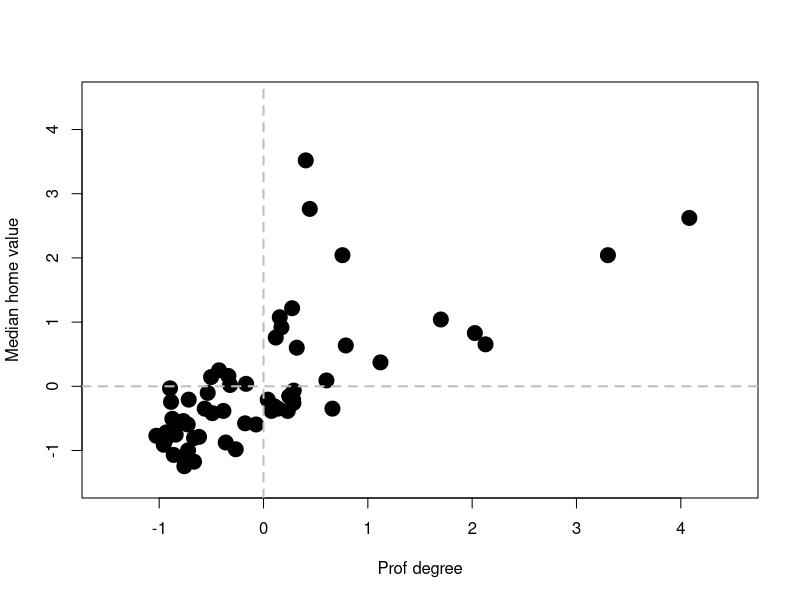
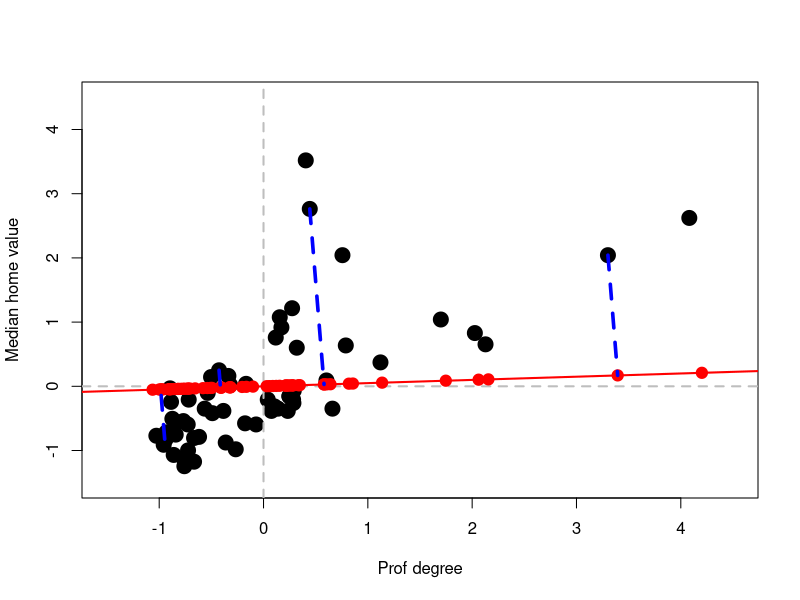
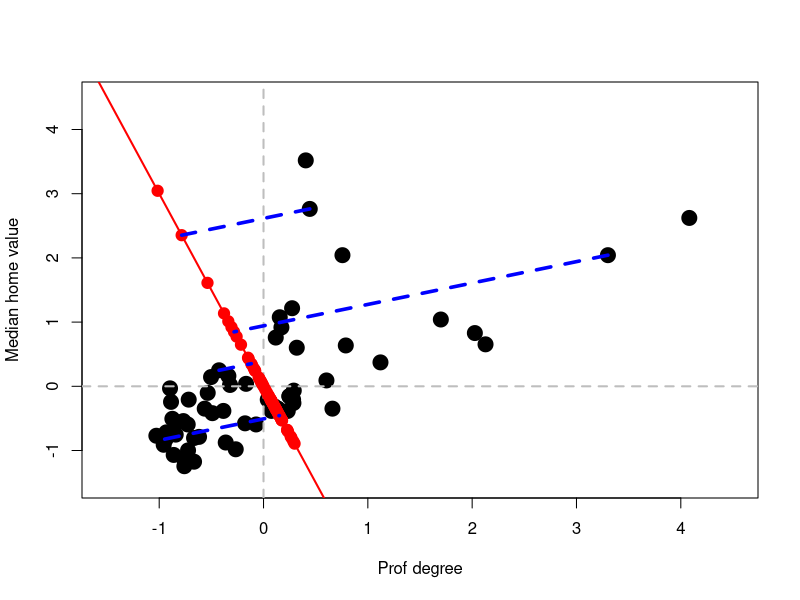
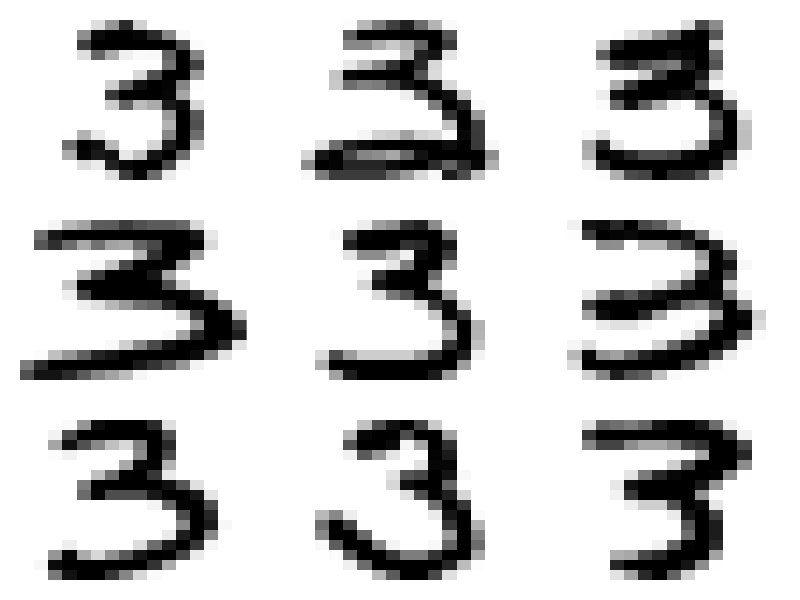
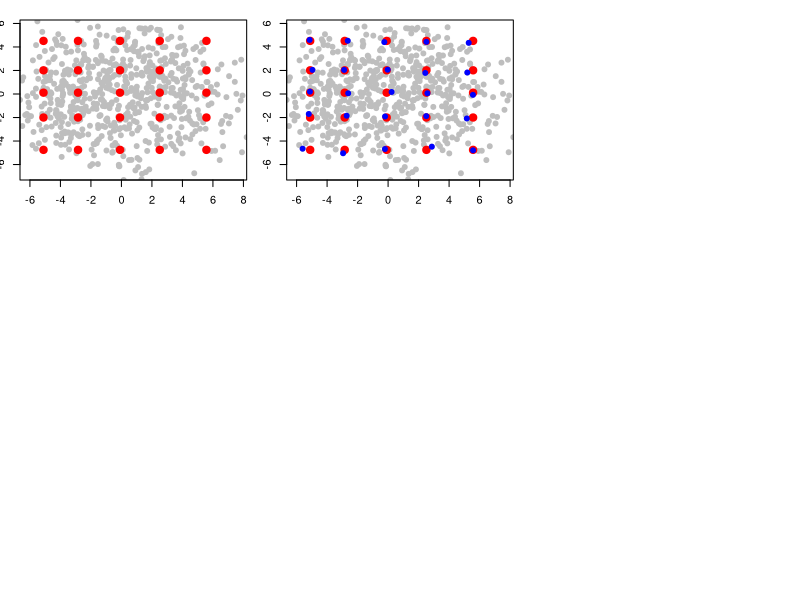
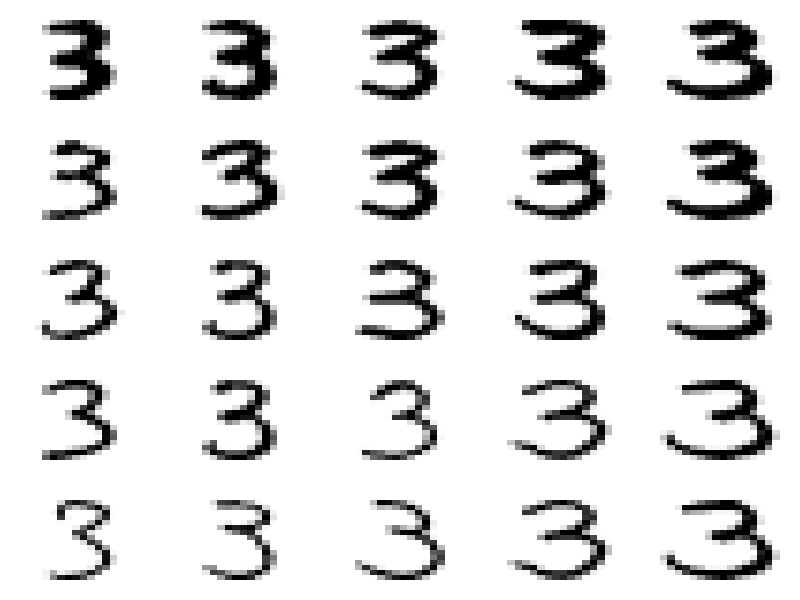

Write R code to recreate these figures, in order.
## ---- chunk 1
knitr::opts_chunk$set(echo = TRUE, fig.width=6, fig.height=6,  
                      warning=FALSE, message=FALSE, tidy=TRUE) #, eval = FALSE)
## ---- chunk 2
x <- read.table('t8-5.dat', header=TRUE)
## ---- chunk 3
xx <- x[,c(2,5)]
colnames(xx) <- c('Prof degree', 'Median home value')
## ---- chunk 4
xx <- scale(xx, center=colMeans(xx), scale=TRUE)
## ---- chunk 5
norm <- function(a) sqrt(norm2(a))
norm2 <- function(a) sum(a^2)
## ---- chunk 6
plot(xx, pch=19, col='black', cex=2, xlim=c(-1.5, 4.5), ylim=c(-1.5, 4.5))
abline(h=0, lwd=2, col='grey', lty=2)
abline(v=0, lwd=2, col='grey', lty=2)
## ---- chunk 7
a <- c(1, 0.05)
a <- a / norm(a)
# Find the projections (coordinates of the
# observations on this basis of size 1)
prs <- (xx %*% a)
# Find the orthogonal projections of each
# observation on this subspace of dimension 1
pr <- prs %*% a 
# Plot the data
plot(xx, pch=19, col='black', cex=2, xlim=c(-1.5, 4.5), ylim=c(-1.5, 4.5))
abline(h=0, lwd=2, col='grey', lty=2)
abline(v=0, lwd=2, col='grey', lty=2)

# Show the subspace on which we are projecting
abline(0, a[2]/a[1], lwd=2, col='red')

# Add the projections of the data on this subspace
points(pr[,1], pr[,2], pch=19, cex=1.5, col='red')

# Highlight a few of them
ind <- c(26, 25, 48, 36)
pr2 <- pr[ind, ]
for(j in 1:length(ind))
lines(c(xx[ind[j],1], pr2[j,1]), c(xx[ind[j],2], pr2[j,2]), 
col='blue', lwd=3.5, lty=2)
## ---- chunk 8
a <- c(-1, 3)
a <- a / norm(a)
# Find the projections (coordinates of the
# observations on this basis of size 1)
prs <- (xx %*% a)
# Find the orthogonal projections of each
# observation on this subspace of dimension 1
pr <- prs %*% a 
# Plot the data
plot(xx, pch=19, col='black', cex=2, xlim=c(-1.5, 4.5), ylim=c(-1.5, 4.5))
abline(h=0, lwd=2, col='grey', lty=2)
abline(v=0, lwd=2, col='grey', lty=2)

# Show the subspace on which we are projecting
abline(0, a[2]/a[1], lwd=2, col='red')

# Add the projections of the data on this subspace
points(pr[,1], pr[,2], pch=19, cex=1.5, col='red')

# Highlight a few of them
ind <- c(26, 25, 48, 36)
pr2 <- pr[ind, ]
for(j in 1:length(ind))
lines(c(xx[ind[j],1], pr2[j,1]), c(xx[ind[j],2], pr2[j,2]), 
col='blue', lwd=3.5, lty=2)
## ---- chunk 9
a <- read.table('train.3.txt', header=FALSE, sep=',')
# Verify that the data has been read correctly
dim(a)
## ---- chunk 10
norm2 <- function(u) sum(u^2)
dist <- function(a, b) norm2(a-b)
## ---- chunk 11
# ----- Define a function for plotting a matrix ----- #
# modified from: http://www.phaget4.org/R/image_matrix.html
# ----- Define a function for plotting a matrix ----- #
myImagePlot <- function(x, ...){
     min <- min(x)
     max <- max(x)
 ColorRamp <- grey(seq(1,0,length=256))
 ColorLevels <- seq(min, max, length=length(ColorRamp))
 # Reverse Y axis
 reverse <- nrow(x) : 1
 x <- x[reverse,]
image(1:ncol(x), 1:nrow(x), t(x), col=ColorRamp, xlab="",
 ylab="", axes=FALSE, zlim=c(min,max))
}
## ---- chunk 12
set.seed(31)
sa <- sample(dim(a)[1], 9)
par(mai = c(1, 1, 1, 1)/5, xaxs = "i", yaxs = "i")
par(mfrow=c(3,3))
for(j in 1:9) {
myImagePlot(t(matrix(unlist(a[sa[j],]), 16, 16)))
}
# par(mfrow=c(1,1))
## ---- chunk 13
ac <- scale(a, center=TRUE, scale=FALSE)
si.svd <- svd(ac)
## ---- chunk 14
si.svd$d[1:20]^2 / sum(si.svd$d^2)
# cumulative proportions:
cumsum(si.svd$d^2)[1:20] / sum(si.svd$d^2)
## ---- chunk 15
v1 <- as.vector( ac %*% si.svd$v[,1] )
v2 <- as.vector( ac %*% si.svd$v[,2] )
v3 <- as.vector( ac %*% si.svd$v[,3] )
## ---- chunk 16
qv1 <- quantile(v1, c(.05, .25, .5, .75, .95))
qv2 <- quantile(v2, c(.05, .25, .5, .75, .95))
## ---- chunk 17
# Create a grid
qv <- expand.grid(qv1, qv2)
plot(v1, v2, pch=19, cex=1, col='grey')
points(qv[,1], qv[,2], pch=19, cex=1.5, col='red')
## ---- chunk 18
vs <- cbind(v1, v2)
cvs <- array(0, dim=dim(qv))
for(j in 1:dim(qv)[1]) {
cvs[j,] <- vs[ which.min( apply(vs, 1, dist, b=qv[j,]) ), ]
}
## ---- chunk 19
plot(v1, v2, pch=19, cex=1, col='grey')
points(qv[,1], qv[,2], pch=19, cex=1.5, col='red')
for(j in 1:dim(qv)[1]) {
points(cvs[j,1], cvs[j,2], pch=19, col='blue')
}
## ---- chunk 20
app <- t( si.svd$v[,1:2] %*% t( cvs ) )
## ---- chunk 21
repre <- matrix(0, dim(qv)[1], dim(app)[2])
for(j in 1:dim(qv)[1]) {
repre[j,] <- ac[ which.min( apply(ac, 1, dist, b=app[j,]) ), ]
}
## ---- chunk 22
repre <- scale(repre, center = -colMeans(a), scale=FALSE)
par(mai = c(1, 1, 1, 1)/5, xaxs = "i", yaxs = "i")
par(mfrow=c(5,5))
for(j in 1:dim(repre)[1]) {
myImagePlot(t(matrix(unlist(repre[j,]), 16, 16)))
}
# par(mfrow=c(1,1))
## ---- chunk 23
  alter.pca.k1 <- function(x, max.it = 500, eps=1e-10) {
       n2 <- function(a) sum(a^2)
       p <- dim(x)[2]
       x <- scale(x, scale=FALSE)
       it <- 0
       old.a <- c(1, rep(0, p-1))
       err <- 10*eps
       while( ((it <- it + 1) < max.it) & (abs(err) > eps) ) {
              b <- as.vector( x %*% old.a ) / n2(old.a)
              a <- as.vector( t(x) %*% b ) / n2(b)
              a <- a / sqrt(n2(a))
              err <- sqrt(n2(a - old.a))
              old.a <- a
       }
       conv <- (it < max.it)
       return(list(a=a, b=b, conv=conv))
  }
## ---- chunk 24
tmp <- alter.pca.k1(ac)$a 
## ---- chunk 25
tmp2 <- svd(ac)$v[, 1] 
tmp <- tmp * sign(tmp2[1]*tmp[1])
summary(abs(tmp-tmp2))
## ---- chunk 26
n <- 2000
p <- 1000
x <- matrix(rt(n*p, df=2), n, p)
system.time( tmp <- alter.pca.k1(x) )
a1 <- tmp$a
system.time( e1 <- svd(cov(x))$u[,1] )
a1 <- a1 * sign(e1[1]*a1[1])
summary( abs(e1 - a1) )
